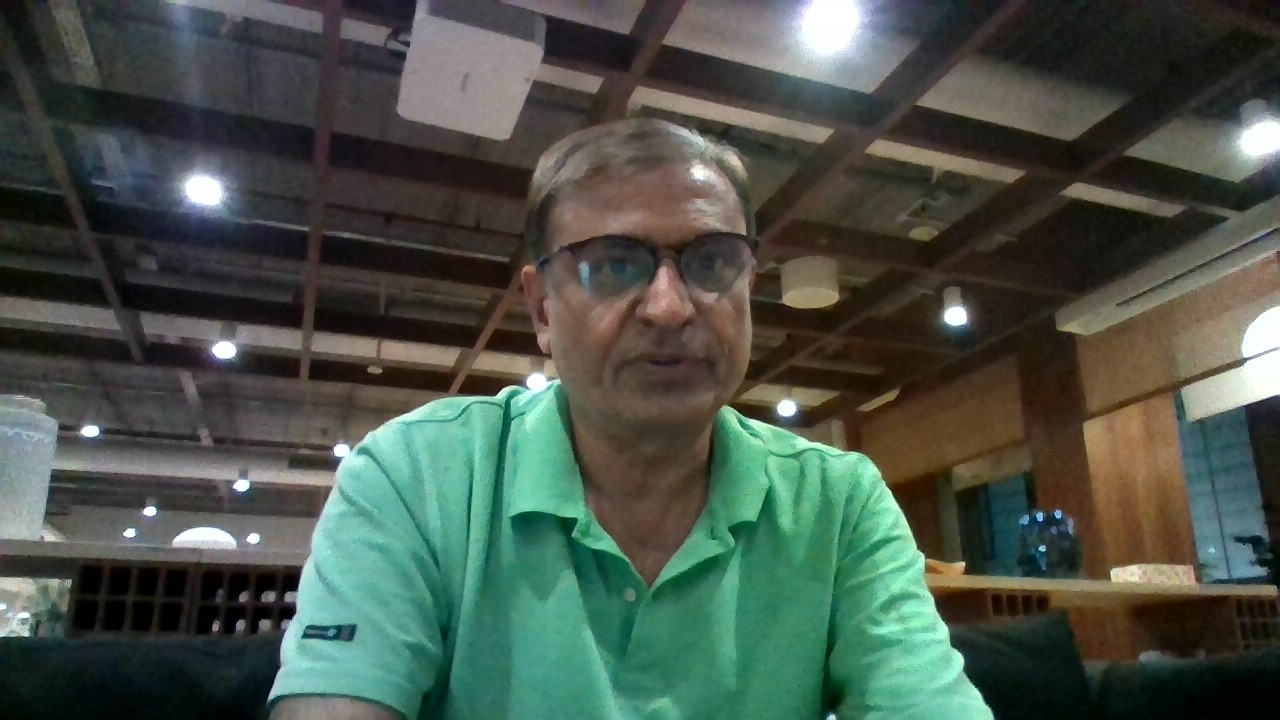
#> input picture ak50.jpg, 1280 x 720 px, given in place of ak59.jpg, which was not available
$ jupyter execute AK_CV_Face_Detection-experiment.ipynb
#> lines starting #> are read from the running program, lines starting #| are printed output that depends on the picture; after the words box and inside, x2 and y2 are one past the last pixel; in counts of white or black regions, pixels touching at a corner belong together; pictures that were not available may be replaced by others from this repository, and a replacement may not be noted
[cell 1]
# This program will read an image and process it for size reduction, color change etc.
# This is written for "COMPUTER-VISION" learning.

# Load numpy and OpenCV Libraries
import numpy as np
import cv2

print ("Please make sure the picture file is in the same directory")

#filename=input("Please type your picture filename:")

#Read an Image from the same directory
Color=cv2.imread("desktop/ak59.jpg")
#> Color is the input picture: shape (720, 1280, 3); mean B, G, R 73.2, 83.1, 72.8

# Show the Image on Screen
cv2.imshow('image',Color)

# Wait till next
cv2.waitKey(0)

# SHow the SIZE of the Image
AK= np.array (Color)
print ("Basic Color Image Size is: ", Color.shape)
#| Basic Color Image Size is:  (720, 1280, 3)

# Change the COLOR of the Resized Image and show the same
BandW=cv2.cvtColor(Color, cv2.COLOR_BGR2GRAY)
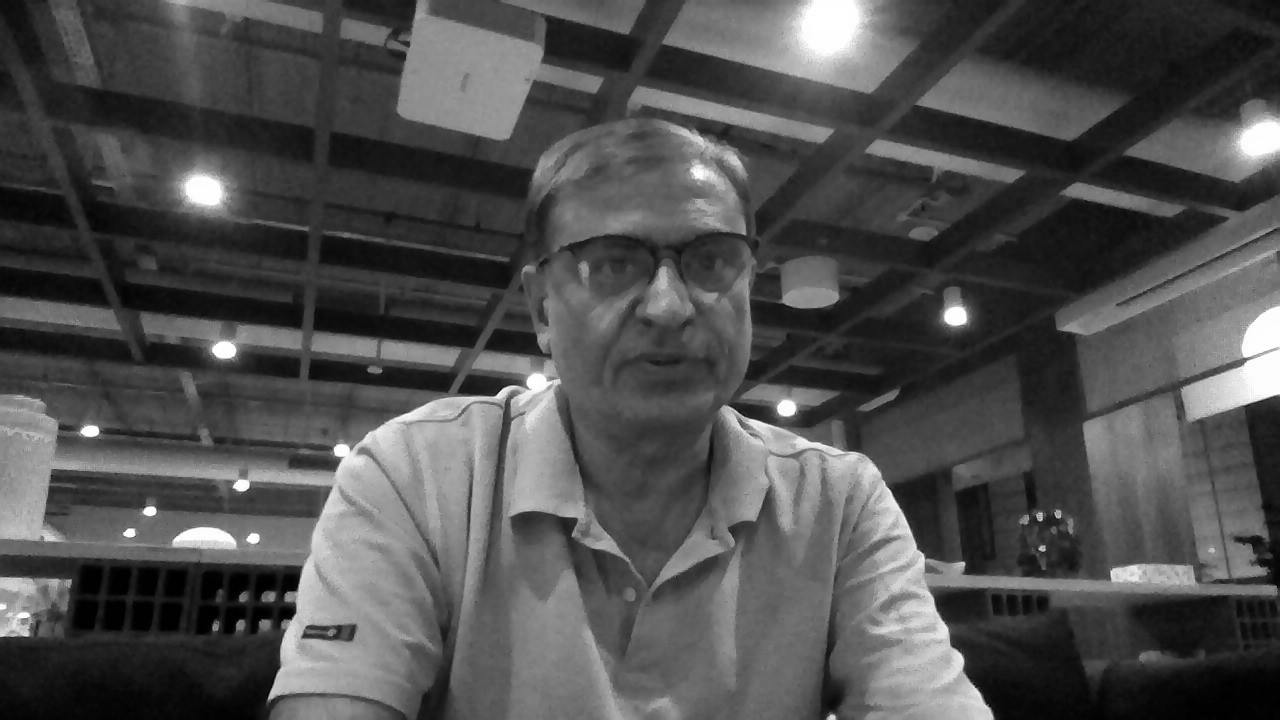
#> BandW: shape (720, 1280); min 0, max 255, mean 78.9
cv2.imshow('Black and White Image', BandW)
print ("B&W SIZE is: ", BandW.shape)
#| B&W SIZE is:  (720, 1280)
cv2.waitKey(0)

# Draw a Rectangle at a fixed location
cv2.rectangle (Color, (500,200),(800,300),(255,0,0),3)
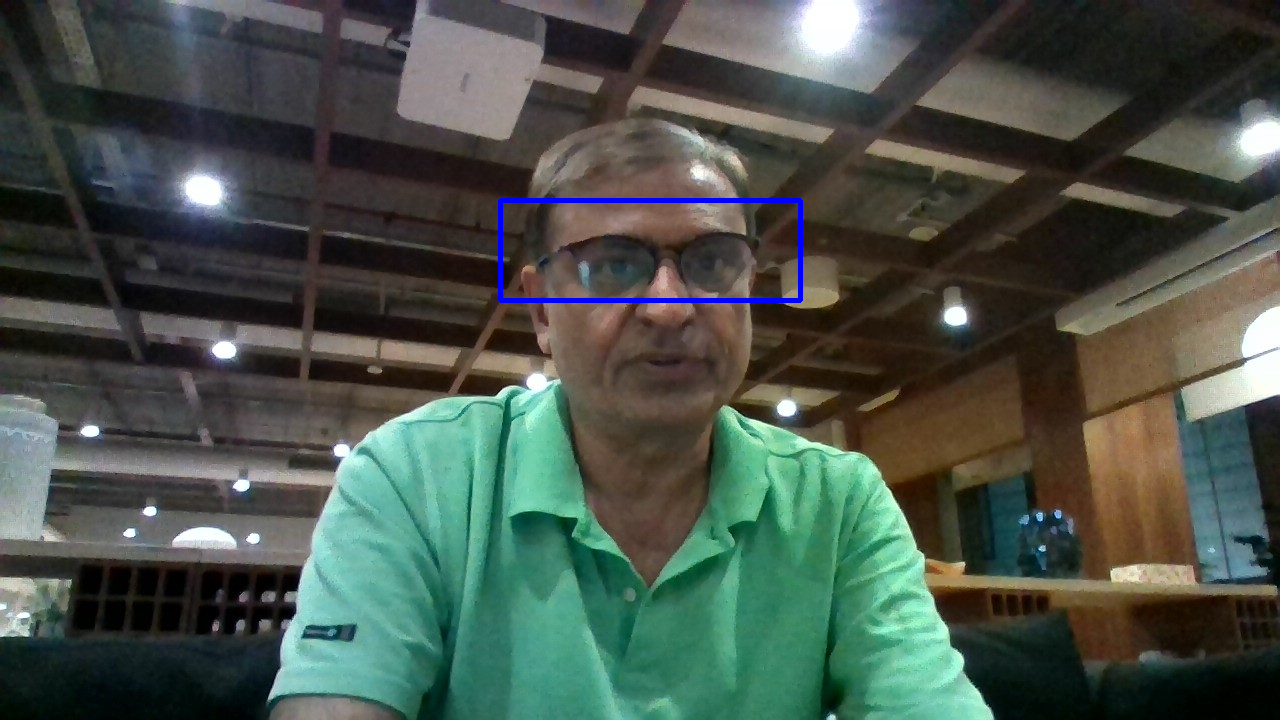
#> Color: shape (720, 1280, 3); 0.43% of pixels changed, all inside (x1, y1, x2, y2) = (498, 198, 803, 303)
cv2.imshow('with rectangle',Color)
cv2.waitKey(0)

[cell 2]
# FACE and EYES DETECTION PROGRAM

# Create a Class/Object for Cascading the Face and Eyes
Face=cv2.CascadeClassifier('desktop/face.xml')
Eyes=cv2.CascadeClassifier('desktop/eyes.xml')

#detect the Classifier in the Image
face=Face.detectMultiScale(BandW,1.1,5)
#> face = [[526, 161, 268, 268]]
eyes=Eyes.detectMultiScale(BandW,1.2,3)
#> eyes = [[690, 241, 39, 39], [596, 245, 42, 42], [189, 602, 41, 41], [539, 234, 64, 64], [199, 595, 56, 56]]

for (x,y,w,h) in face: cv2.rectangle(Color,(x,y),((x+w),(y+h)),(0,255,0),3)
#> this loop made 1 pass
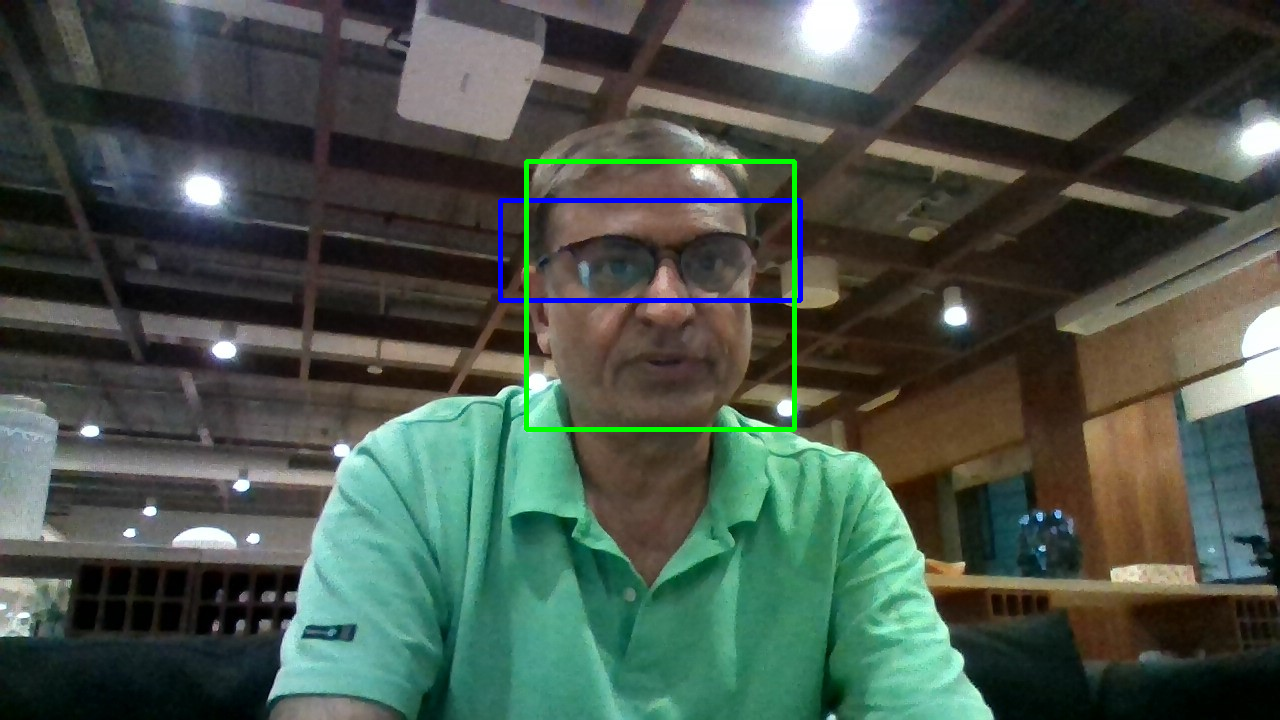
#> Color: shape (720, 1280, 3); 0.58% of pixels changed, all inside (x1, y1, x2, y2) = (524, 159, 797, 432)

for (x,y,w,h) in eyes: cv2.rectangle(Color,(x,y),(x+w,y+h),(255,0,0),1)
#> this loop made 5 passes
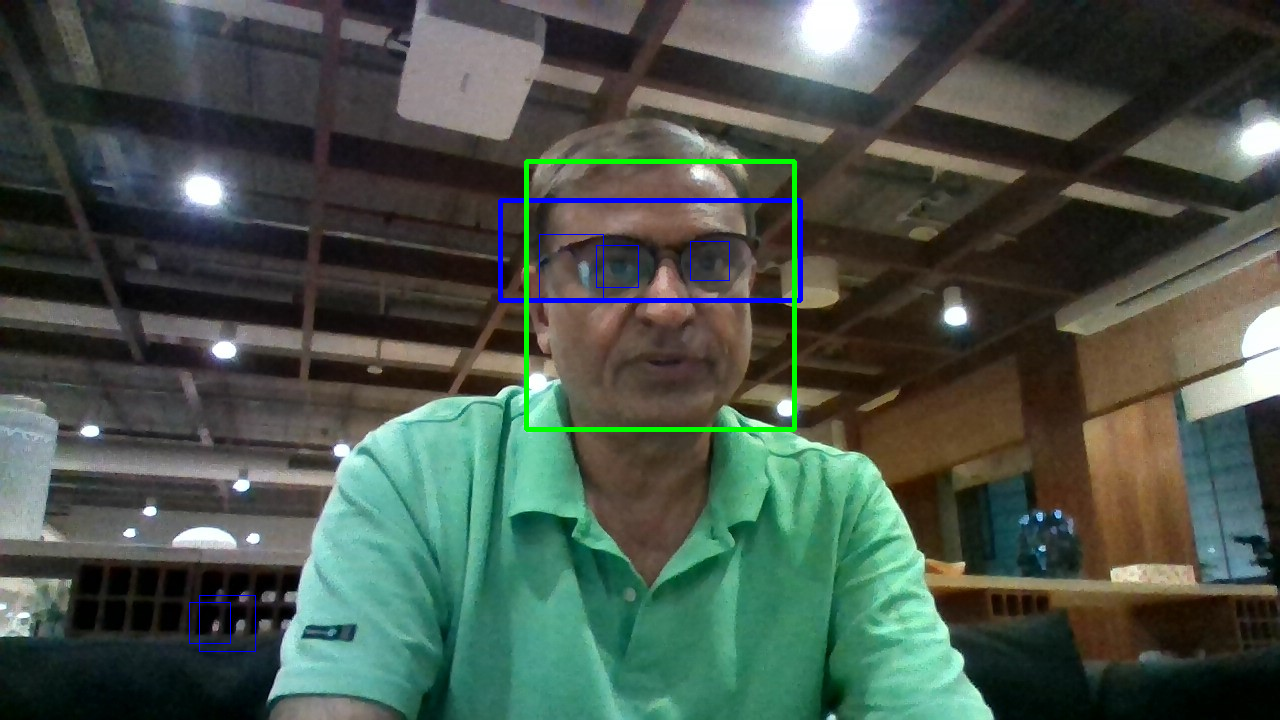
#> Color: shape (720, 1280, 3); 0.1% of pixels changed, all inside (x1, y1, x2, y2) = (189, 234, 730, 652)

cv2.imshow ('Face Detected', Color)
cv2.waitKey(0)
#> Out = 27
